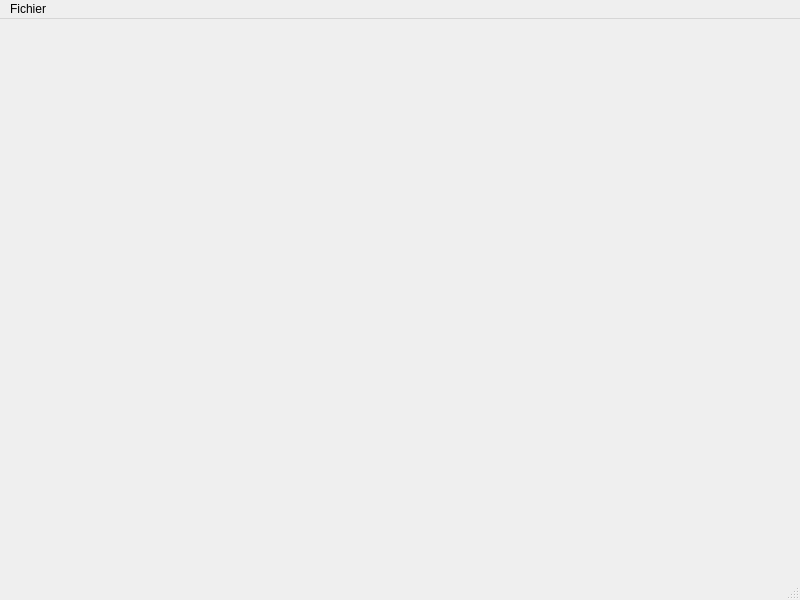
<?xml version="1.0" encoding="UTF-8"?>
<ui version="4.0">
 <class>MainWindow</class>
 <widget class="QMainWindow" name="MainWindow">
  <property name="geometry">
   <rect>
    <x>0</x>
    <y>0</y>
    <width>800</width>
    <height>600</height>
   </rect>
  </property>
  <property name="windowTitle">
   <string>MainWindow</string>
  </property>
  <widget class="QWidget" name="centralwidget">
   <widget class="QLabel" name="label_image">
    <property name="geometry">
     <rect>
      <x>110</x>
      <y>20</y>
      <width>521</width>
      <height>331</height>
     </rect>
    </property>
    <property name="text">
     <string/>
    </property>
   </widget>
  </widget>
  <widget class="QMenuBar" name="menubar">
   <property name="geometry">
    <rect>
     <x>0</x>
     <y>0</y>
     <width>800</width>
     <height>26</height>
    </rect>
   </property>
   <widget class="QMenu" name="menuFichier">
    <property name="title">
     <string>Fichier</string>
    </property>
    <addaction name="actionOuvrir"/>
   </widget>
   <addaction name="menuFichier"/>
  </widget>
  <widget class="QStatusBar" name="statusbar"/>
  <action name="actionOuvrir">
   <property name="text">
    <string>Ouvrir</string>
   </property>
  </action>
 </widget>
 <resources/>
 <connections/>
</ui>
